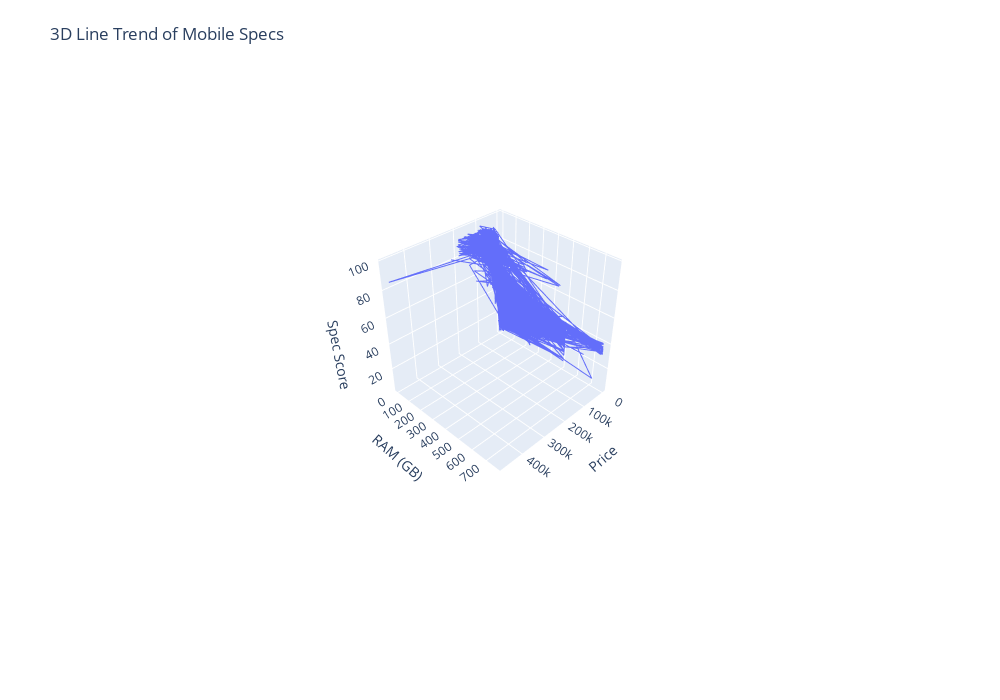

This figure's notebook cell:
### Markdown cell above
###  📈 3D Line Plot
This 3D line plot shows the overall trend between price, RAM, and specification 
score. It helps illustrate how performance steadily increases as smartphones move
from budget to premium segments.

### Code cell
# 3D 📈Line Trend: Price vs RAM vs Spec Score

fig = px.line_3d(
    df,
    x='price',
    y='ram_clean',
    z='spec_score',
    title='3D Line Trend of Mobile Specs'
)


fig.update_layout(
    width=1000,
    height=700,
    margin=dict(l=60, r=60, t=80, b=120),
    scene=dict(
        xaxis_title='Price',
        yaxis_title='RAM (GB)',
        zaxis_title='Spec Score'
    )
)

fig.show()

### Figure 1 — Plotly figure (JSON) as saved in the notebook; plotly's stock layout.template omitted (floating-point values rounded to 4 significant figures; data arrays with more than 128 entries replaced by an {"elided": "..."} marker saying what was removed)
{"data": [{"hovertemplate": "price=%{x}<br>ram_clean=%{y}<br>spec_score=%{z}<extra></extra>", "legendgroup": "", "line": {"color": "#636efa", "dash": "solid"}, "marker": {"symbol": "circle"}, "mode": "lines", "name": "", "scene": "scene", "showlegend": false, "type": "scatter3d", "x": {"elided": "11491 int values"}, "y": {"elided": "11491 int values"}, "z": {"elided": "11491 int values"}}], "layout": {"height": 700, "legend": {"tracegroupgap": 0}, "margin": {"b": 120, "l": 60, "r": 60, "t": 80}, "scene": {"aspectmode": "auto", "aspectratio": {"x": 1, "y": 1, "z": 1}, "camera": {"center": {"x": 0, "y": 0, "z": 0}, "eye": {"x": 2.187, "y": 2.187, "z": 2.187}, "projection": {"type": "perspective"}, "up": {"x": 0, "y": 0, "z": 1}}, "domain": {"x": [0, 1], "y": [0, 1]}, "xaxis": {"title": {"text": "Price"}, "type": "linear"}, "yaxis": {"title": {"text": "RAM (GB)"}, "type": "linear"}, "zaxis": {"title": {"text": "Spec Score"}, "type": "linear"}}, "title": {"text": "3D Line Trend of Mobile Specs"}, "width": 1000}}
